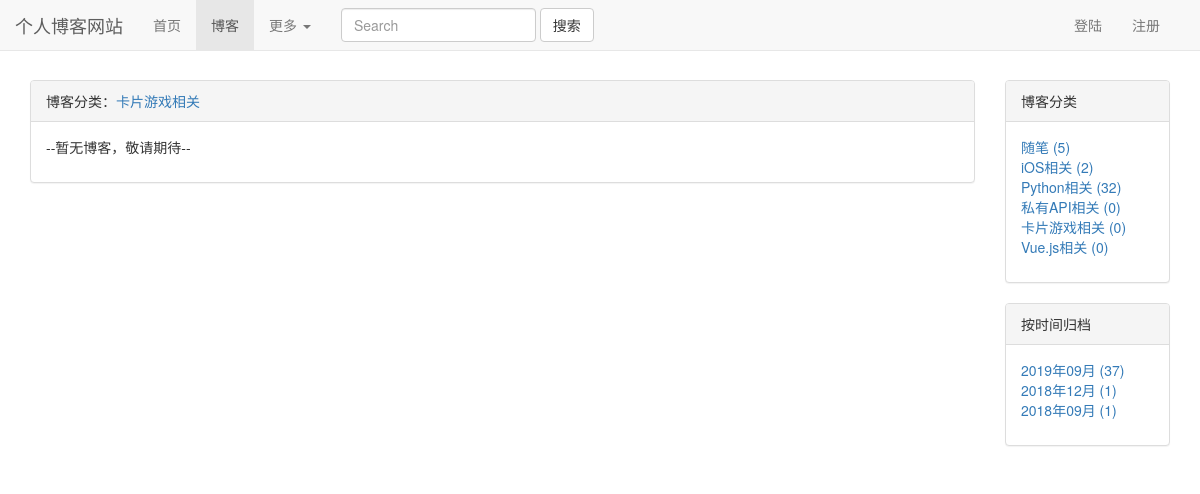
Page /blogs/type/5/ on the committed database.
### blogs/models.py (models this page shows, shortened)
class BlogType(models.Model):
    type_name = models.CharField(max_length=15)

### blogs/views.py (the view)
# urls.py: re_path(r'^type/(\d+)/$', views.blog_types, name='blog_types'),
def blog_types(request, blog_type):
    blogType = get_object_or_404(BlogType, pk=blog_type)
    blogs = Blog.objects.filter(blog_type=blogType)
    context = blog_datas_common(request, blogs)
    context['blog_type'] = blogType
    return render(request, 'blogs/blog_type_list.html', context)

### user/forms.py (shortened to what this page needs)
class LoginForm(forms.Form):
    username = forms.CharField(label='用户名',widget=forms.TextInput(attrs={'class':'form-control','placeholder':'请输入用户名'}))
    password = forms.CharField(label='密码', widget=forms.PasswordInput(attrs={'class':'form-control','placeholder':'请输入密码'}))

### user/context_processors.py (called while the page is built)
def login_modal_form(request):
    return {'login_modal_form': LoginForm()}

### templates/blogs/blog_type_list.html (shortened to what this page needs)
{% extends 'blogs/blog_index.html' %}
{% block blog_title_header %}
    博客分类：<a href="{% url 'blogs_module:blog_types' blog_type.pk %}">{{ blog_type.type_name }}</a>
{% endblock %}

### templates/blogs/blog_index.html (shortened to what this page needs)
{% extends 'base.html' %}
{% load staticfiles %}
{% load comment_tags %}
{% load read_tags %}
{% load like_tags %}
{% block cssstyle %}
    <link rel="stylesheet" href="{% static 'blog_css/blog.css' %}">
{% endblock %}
{% block blog_active %}
    active
{% endblock %}
{% block content %}
    <div class="container">
        <div class="row">
            <div class="col-xs-12 col-sm-8 col-md-9 col-lg-10">
                <div class="panel panel-default">
                    <div class="panel-heading">{% block blog_title_header %}{% endblock %}</div>
                    <div class="panel-body">
                        <ul class="blog_types">
                            {% for blog in page_of_blogs.object_list %}
                                <div class="every_blog">
                                    <h3><a href="{% url 'blogs_module:blog_details' blog.pk %}">{{ blog.title }}</a>
                                    </h3>
                                    <ul class="blog_list_style">
                                        <li>
                                            <span class="glyphicon glyphicon-tags"></span> <a
                                                href="{% url 'blogs_module:blog_types' blog.blog_type.pk %}"> {{ blog.blog_type.type_name }}</a>
                                        </li>
                                        <li><span
                                                class="glyphicon glyphicon-time"></span> {{ blog.create_time|date:"Y-m-d" }}
                                        </li>
                                         <li>
                                             阅读:{% get_total_read_count blog %}
                                        </li>
                                        <li>
                                            评论:{% get_comment_count blog %}
                                        </li>
                                        <li>
                                            点赞:{% get_liked_counts blog %}
                                        </li>
                                    </ul>
                                    <p>{{ blog.content |striptags | truncatechars:130 |safe}}</p>
                                </div>
                            {% empty %}
                                <div class="every_blog">
                                    <p>--暂无博客，敬请期待--</p>
                                </div>
                            {% endfor %}
                        </ul>
                    </div>
                </div>
            </div>
            <div class="hidden-xs col-sm-4 col-md-3 col-lg-2">
                <div class="panel panel-default">
                    <div class="panel-heading">博客分类</div>
                    <div class="panel-body">
                        <ul class="blog_types">
                            {% for type in blogTypes %}
                                <li><a href="{% url 'blogs:blog_types' type.pk %}">{{ type.type_name }} ({{ type.type_count }})</a></li>
                            {% empty %}
                                暂无博客分类
                            {% endfor %}
                        </ul>
                    </div>
                </div>
                <div class="panel panel-default">
                    <div class="panel-heading">按时间归档</div>
                    <div class="panel-body">
                        <ul class="list-unstyled">
                            {% for blogDate,blogDateCount in blogDates.items %}
                                <li><a href="{% url 'blogs_module:blog_dates' blogDate.year blogDate.month %}">{{ blogDate|date:"Y年m月" }} ({{ blogDateCount }})</a></li>
                            {% endfor %}
                        </ul>
                    </div>
                </div>
            </div>
        </div>
    </div>
{% endblock %}

### static/base.css (style rules this page uses)
body { margin-top: 80px !important; }
* { padding: 0px; margin: 0px; }

### static/blog_css/blog.css (style rules this page uses)
ul.blog_types { list-style-type: none; }

### rows in the picture
BlogType: type_name "卡片游戏相关", type_count "0"
BlogType: type_name "随笔", type_count "5"
BlogType: type_name "iOS相关", type_count "2"
BlogType: type_name "Python相关", type_count "32"
BlogType: type_name "私有API相关", type_count "0"
BlogType: type_name "Vue.js相关", type_count "0"

### other values in the picture
{{ blogDate|date:"Y年m月" }} "2019年09月" "2018年12月" "2018年09月"
{{ blogDateCount }} "37" "1" "1"
